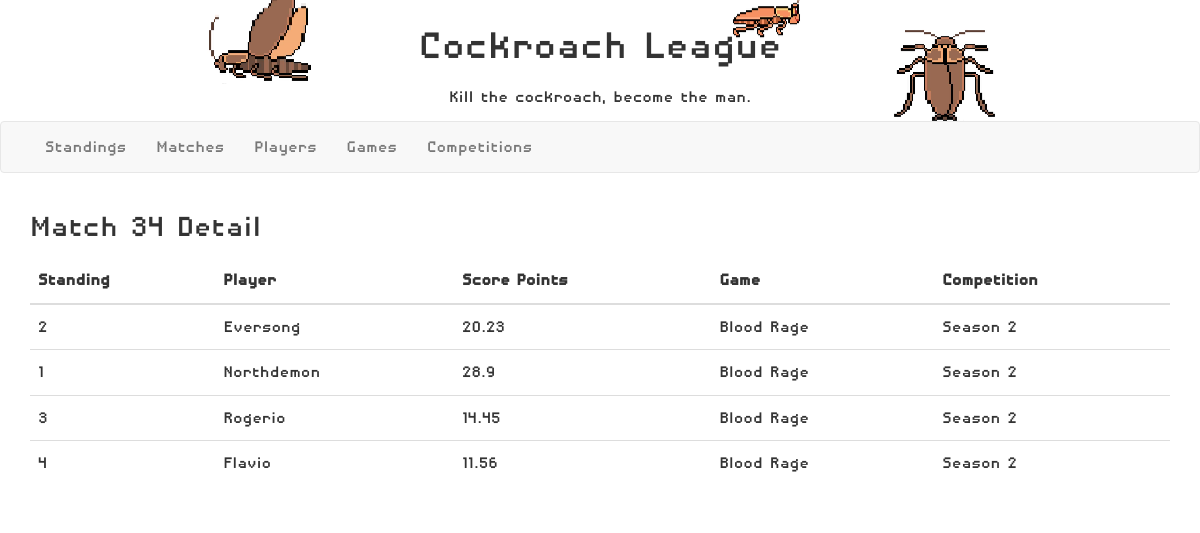
/rankings/matches/34, run on the app's committed database.
### rankings/models.py (models this page shows, shortened)
class GameMatchResult(models.Model):
    class Meta:
        unique_together = (('result_match_id', 'result_player'),)
    result_match_id = models.ForeignKey(GameMatch, on_delete=models.CASCADE)
    result_player = models.ForeignKey(Player, on_delete=models.CASCADE)
    result_standing = models.IntegerField()
    result_points = models.FloatField(null=True, blank=True)

class Player(models.Model):
    player_nickname = models.CharField(max_length=15, primary_key=True, null=False)
    player_first_name = models.CharField(max_length=15, null=False)
    player_last_name = models.CharField(max_length=15, null=False)
    player_photo = models.ImageField()
    player_bio = models.TextField(null=True, blank=True)
    def __str__(self):
        return self.player_nickname

class Game(models.Model):
    game_name = models.CharField(max_length=30, primary_key=True)
    game_complexity = models.FloatField()
    game_time = models.IntegerField()
    game_url = models.URLField()
    game_logo = models.ImageField(null=True)
    def __str__(self):
        return self.game_name

class GameMatch(models.Model):
    match_id = models.IntegerField()
    match_date = models.DateField('Match Date')
    match_game = models.ForeignKey(Game, on_delete=models.CASCADE)
    match_players = models.ManyToManyField(Player)
    competition_id = models.ForeignKey(Competition, on_delete=models.CASCADE)

class Competition(models.Model):
    competition_id = models.IntegerField(primary_key=True)
    competition_name = models.CharField(max_length=50, null=False)

### rankings/views.py (the view)
# urls.py: path('matches/<int:match_id>', views.matches_details, name='matches-detail'),
def matches_details(request, match_id):
    match = GameMatch.objects.filter(match_id=match_id).first()
    match_results = GameMatchResult.objects.filter(result_match_id=match)
    context = {
        'match_results': match_results,
        'game': match.match_game,
        'match_id': match_id
    }
    return render(request, 'matches_detail.html', context=context)

### templates/matches_detail.html (shortened to what this page needs)
{% extends "base_generic.html" %}
{% block content %}
    <link href="https://maxcdn.bootstrapcdn.com/bootstrap/3.3.7/css/bootstrap.min.css" rel="stylesheet"/>
    <link href="https://cdnjs.cloudflare.com/ajax/libs/datatables/1.10.12/css/dataTables.bootstrap.min.css" rel="stylesheet"/>
    <div class="container">
        <h1 class="text-xs-center">Match {{ match_id }} Detail </h1>
        <table id="example" class="table" cellspacing="0" width="100%">
            <thead>
            <tr>
                <th>Standing</th>
                <th>Player</th>
                <th>Score Points</th>
                <th>Game</th>
                <th>Competition</th>
            </tr>
            </thead>
            <tbody>
            {% for  result in match_results %}
                <tr>
                <td>{{ result.result_standing }}</td>
                <td>{{ result.result_player }}</td>
                <td>{{ result.result_points }}</td>
                <td>{{ game }}</td>
                <td>{{ result.result_match_id.competition_id.competition_name }}</td>
                </tr>
            {% endfor %}
            </tbody>
        </table>
    </div>
{% endblock %}

### rankings/static/css/styles.css (style rules this page uses)
.body { font-family: "Disposable Droid"; font-size: 20px; }

### data on the page
GameMatchResult: result_standing "2", result_player "Eversong", result_points "20.23", result_match_id.competition_id.competition_name "Season 2"
Game: game_name "Blood Rage"
GameMatchResult: result_standing "1", result_player "Northdemon", result_points "28.9", result_match_id.competition_id.competition_name "Season 2"
GameMatchResult: result_standing "3", result_player "Rogerio", result_points "14.45", result_match_id.competition_id.competition_name "Season 2"
GameMatchResult: result_standing "4", result_player "Flavio", result_points "11.56", result_match_id.competition_id.competition_name "Season 2"

### other printed values
{{ match_id }} "34"
